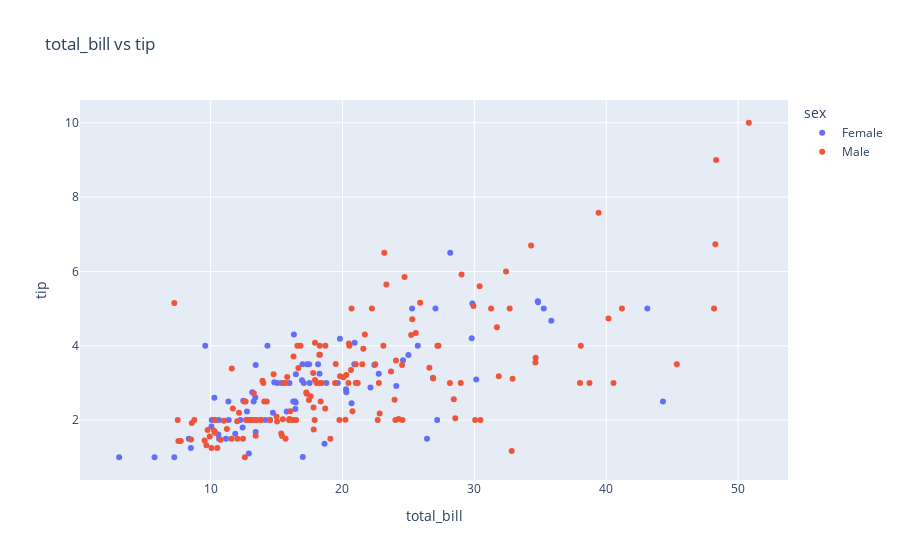

Notebook code cell kept with this figure:
### Markdown cell above
---

**5. Інтерактивна діаграма розсіювання**

Створіть з допомогою бібліотек Plotly інтерактивний scatter plot для `total_bill` vs `tip` з кольором за статтю (`sex`).

### Code cell
import plotly.express as px
import plotly.graph_objects as go

fig = px.scatter(tips, x = 'total_bill', y = 'tip', color = 'sex',
             title = 'total_bill vs tip')

fig.show()

### Figure 1 — Plotly figure (JSON) as saved in the notebook; plotly's stock layout.template omitted (floating-point values rounded to 4 significant figures; data arrays with more than 128 entries replaced by an {"elided": "..."} marker saying what was removed)
{"data": [{"hovertemplate": "sex=Female<br>total_bill=%{x}<br>tip=%{y}<extra></extra>", "legendgroup": "Female", "marker": {"color": "#636efa", "symbol": "circle"}, "mode": "markers", "name": "Female", "orientation": "v", "showlegend": true, "type": "scatter", "x": [16.99, 24.59, 35.26, 14.83, 10.33, 16.97, 20.29, 15.77, 19.65, 15.06, 20.69, 16.93, 10.29, 34.81, 26.41, 16.45, 3.07, 17.07, 26.86, 25.28, 14.73, 10.07, 34.83, 5.75, 16.32, 22.75, 11.35, 15.38, 44.3, 22.42, 20.92, 14.31, 7.25, 25.71, 17.31, 10.65, 12.43, 24.08, 13.42, 12.48, 29.8, 14.52, 11.38, 20.27, 11.17, 12.26, 18.26, 8.51, 10.33, 14.15, 13.16, 17.47, 27.05, 16.43, 8.35, 18.64, 11.87, 29.85, 25, 13.39, 16.21, 17.51, 10.59, 10.63, 9.6, 20.9, 18.15, 19.81, 43.11, 13, 12.74, 13, 16.4, 16.47, 12.76, 13.27, 28.17, 12.9, 30.14, 13.42, 15.98, 16.27, 10.09, 22.12, 35.83, 27.18, 18.78], "xaxis": "x", "y": [1.01, 3.61, 5, 3.02, 1.67, 3.5, 2.75, 2.23, 3, 3, 2.45, 3.07, 2.6, 5.2, 1.5, 2.47, 1, 3, 3.14, 5, 2.2, 1.83, 5.17, 1, 4.3, 3.25, 2.5, 3, 2.5, 3.48, 4.08, 4, 1, 4, 3.5, 1.5, 1.8, 2.92, 1.68, 2.52, 4.2, 2, 2, 2.83, 1.5, 2, 3.25, 1.25, 2, 2, 2.75, 3.5, 5, 2.3, 1.5, 1.36, 1.63, 5.14, 3.75, 2.61, 2, 3, 1.61, 2, 4, 3.5, 3.5, 4.19, 5, 2, 2.01, 2, 2.5, 3.23, 2.23, 2.5, 6.5, 1.1, 3.09, 3.48, 3, 2.5, 2, 2.88, 4.67, 2, 3], "yaxis": "y"}, {"hovertemplate": "sex=Male<br>total_bill=%{x}<br>tip=%{y}<extra></extra>", "legendgroup": "Male", "marker": {"color": "#EF553B", "symbol": "circle"}, "mode": "markers", "name": "Male", "orientation": "v", "showlegend": true, "type": "scatter", "x": {"elided": "157 float values"}, "xaxis": "x", "y": {"elided": "157 float values"}, "yaxis": "y"}], "layout": {"autosize": true, "legend": {"title": {"text": "sex"}, "tracegroupgap": 0}, "title": {"text": "total_bill vs tip"}, "xaxis": {"anchor": "y", "autorange": true, "domain": [0, 1], "range": [0.1751, 53.7], "title": {"text": "total_bill"}, "type": "linear"}, "yaxis": {"anchor": "x", "autorange": true, "domain": [0, 1], "range": [0.2573, 10.74], "title": {"text": "tip"}, "type": "linear"}}}
